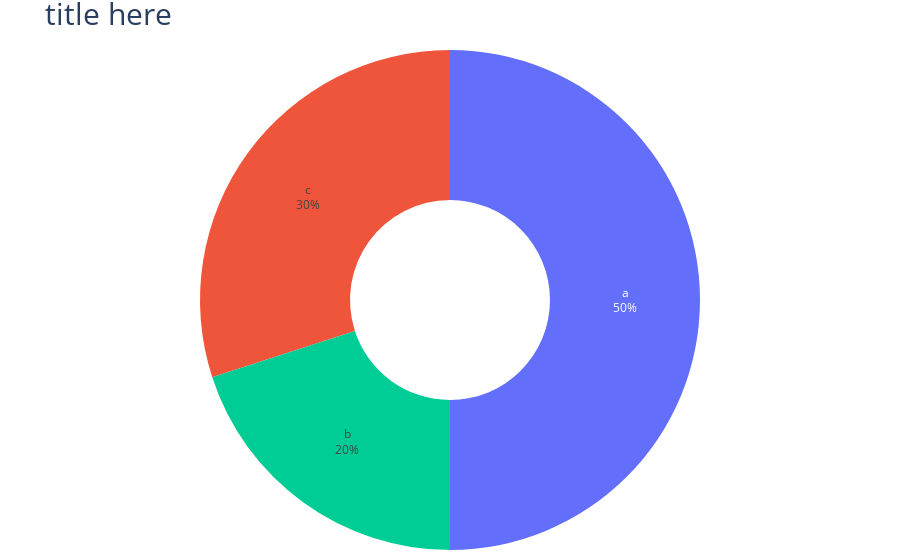

This figure's notebook cell:
### Markdown cell above
### doughnut

### Code cell
import plotly
import plotly.express as px
import plotly.graph_objects as go
import pandas as pd

df = pd.DataFrame({
    'feature1': ['a', 'b', 'c'],
    'percentage': [50, 20, 30]
})

fig = px.pie(
    df, 
    values='percentage', 
    names='feature1',
    title='title here',
    hole=0.4
)
margins = 10
fig.update_layout(
    title_font_size=30,
    showlegend=False,
    margin=dict(t=50, b=margins, l=margins, r=margins)
)
fig.update_traces(
    textposition='inside',
    textinfo='percent+label'
)
fig.update_layout(uniformtext_minsize=12, uniformtext_mode='hide')

### Figure 1 — Plotly figure (JSON) as saved in the notebook; plotly's stock layout.template omitted (floating-point values rounded to 4 significant figures)
{"data": [{"domain": {"x": [0, 1], "y": [0, 1]}, "hole": 0.4, "hovertemplate": "feature1=%{label}<br>percentage=%{value}<extra></extra>", "labels": ["a", "b", "c"], "legendgroup": "", "name": "", "showlegend": true, "textinfo": "percent+label", "textposition": "inside", "type": "pie", "values": [50, 20, 30]}], "layout": {"legend": {"tracegroupgap": 0}, "margin": {"b": 10, "l": 10, "r": 10, "t": 50}, "showlegend": false, "title": {"font": {"size": 30}, "text": "title here"}, "uniformtext": {"minsize": 12, "mode": "hide"}}}
